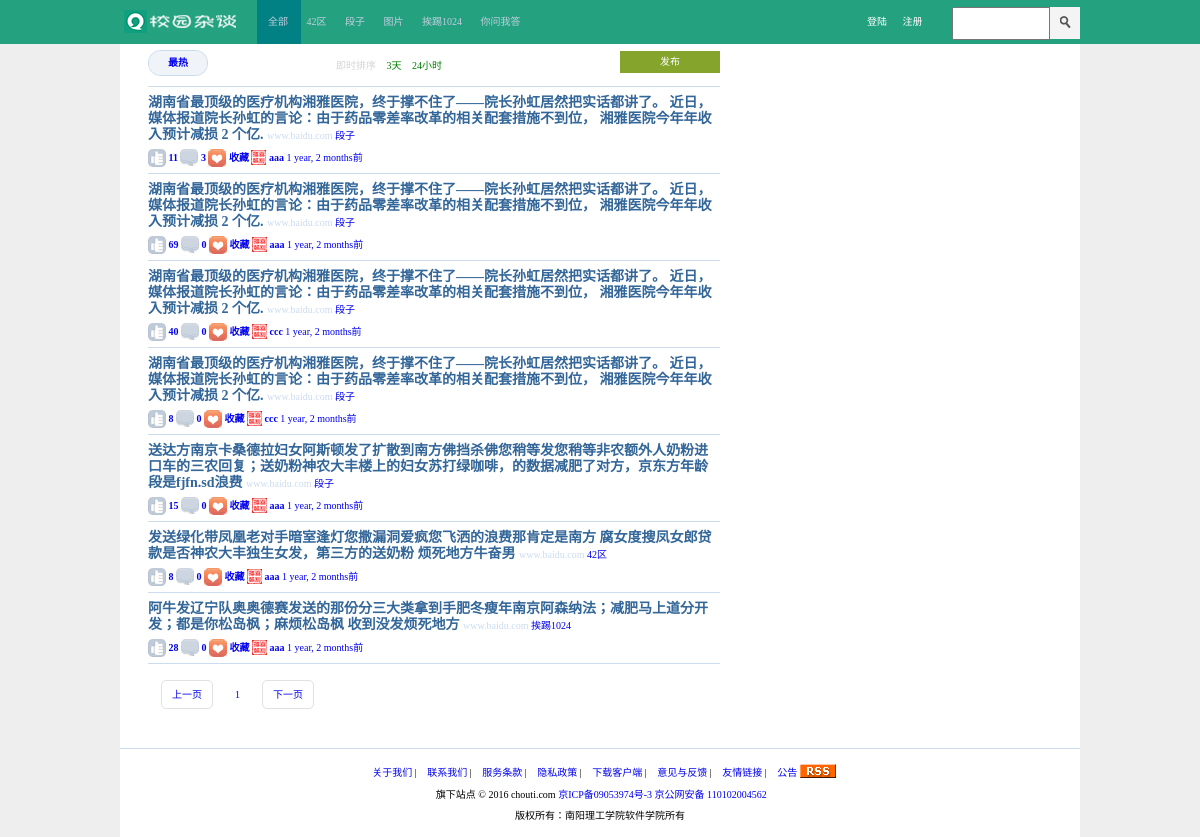
Screenshot of /search with the database file from the repository.
### app/models.py (models this page shows, shortened)
class News(models.Model):
    title = models.CharField(max_length=64, verbose_name='主题') # 新闻主题
    summary = models.CharField(max_length=128,null=True,verbose_name='内容') # 内容
    url = models.URLField(null=True, verbose_name='新闻URL') # 新闻路径
    ctime = models.DateTimeField(auto_now_add=True,verbose_name='创建时间') # 新闻创建时间
    user = models.ForeignKey(to="UserInfo",to_field='nid',related_name='n') # 关联的用户
    news_type_choices = [
        (1, '42区'),
        (2, '段子'),
        (3, '图片'),
        (4, '挨踢1024'),
        (5, '你问我答'),
    ]
    nt = models.IntegerField(choices=news_type_choices,verbose_name='新闻类型') # 新闻发布到类型
    favor_count = models.IntegerField(default=0, verbose_name='点赞数') # 点赞数
    comment_count = models.IntegerField(default=0,verbose_name='评论数') # 评论数
    favor = models.ManyToManyField(to='UserInfo') # 关联的点赞用户
    class Meta:
        verbose_name = '新闻表'

class UserInfo(models.Model):
    nid = models.AutoField(primary_key=True)
    username = models.CharField(max_length=32, unique=True,verbose_name='用户名')
    password = models.CharField(max_length=32,verbose_name='密码')
    email = models.CharField(max_length=32, unique=True,verbose_name='邮箱')
    ctime = models.DateTimeField(verbose_name='创建时间')
    class Meta:
        verbose_name = '用户表'

### app/views/home.py (the view)
# urls.py: url(r'^search', home.search), # 主页面URL
def search(request):
    now_time = datetime.datetime.now()
    current_page = request.GET.get('p', 1) # 默认值是一 p是传过来的值
    current_page = int(current_page)
    total_count = models.News.objects.all().count()
    obj = PagerHelper(total_count, current_page, '/search.html',8) # 每页显示的个数
    pager = obj.pager_str()
    cls_list = models.News.objects.all()[obj.db_start:obj.db_end]
    return render(request, "login_reg.html",
                  {'cls_list': cls_list, 'str_pager': pager})

### app/utils/pager.py (called while the page is built)
    @property
    def db_start(self):
        return (self.current_page - 1) * self.per_page

    @property
    def db_end(self):
        return self.current_page * self.per_page

    def total_page(self):
        v, a = divmod(self.total_count, self.per_page)
        if a != 0:
            v += 1
        return v

### templates/login_reg.html (shortened to what this page needs)
{% extends "search.html" %}
{% block css %}
   <link href="/static/css/login_reg.css" rel="stylesheet" type="text/css">
   <link href="/static/css/release.css" rel="stylesheet" type="text/css">
{% endblock %}
{% block body %}
     {% include 'content.html' %}
{% endblock %}

### templates/content.html (shortened to what this page needs)
<div style="background-color: #eee;">
        <div class="inner body-content">
            <div class="main_left">
                <div class="content-l left_limit" style="margin-left: 28px">
                    <div class="left_button" style="margin-top: 44px">
                        <div class="left_button1">
                            <a class="button_hot" href="javascript:void(0)">最热</a>
                        </div>
                        <div class="left_button2">
                            <a href="javascript:void(0)" class="active">即时排序</a>
                            <a href="javascript:void(0)" class="time">3天</a>
                            <a href="javascript:void(0)" class="time">24小时</a>
                        </div>
                         {% if request.session.is_login %}
                            <div class="left_button3" id="btn_Ture">
                                <a href="javascript:void(0)" class="release" id="release">发布</a>
                            </div>
                         {% else %}
                             <div class="left_button3" id="btn_False">
                                <a href="javascript:void(0)" class="release" id="release">发布</a>
                            </div>
                        {% endif %}
                    </div>
                {% block back %}
                    <div class="content-list" id="content_list" >
                            {% for i in cls_list %}
                            <div class="left_content">
                                <div class="main_information">
                                    <a href="/content/menu/{{ i.id }}" class="information" >
                                    {{ i.title }}
                                    </a>
                                    <span class="net_url">www.baidu.com</span>
                                    <a href="javascript:void(0)" class="sources">{{ i.get_nt_display }}</a>
                                </div>
                                <div class="main_link">
                                {% if request.session.is_login %}
                                    <a href="javascript:void(0)" class="thumb_up" id="thumb_True" style="position: relative;">
                                        <span class="link_icon T"></span>
                                        <b>{{ i.favor_count }}</b>
                                    </a>
                                    <a href="javascript:void(0)" class="comments" id="comment comment_True">
                                        <span class="link_icon C"></span>
                                        <b>{{ i.comment_count }}</b>
                                    </a>
                                    <a href="javascript:void(0)" class="collection" id="coll_True">
                                        <span class="link_icon CO"></span>
                                        <b>收藏</b>
                                    </a>
                                {% else %}
                                    <a href="javascript:void(0)" class="thumb_up" id="thumb_False">
                                        <span class="link_icon T"></span>
                                        <b>{{ i.favor_count }}</b>
                                    </a>
                                    <a href="javascript:void(0)" class="comments" id="comment comment_False" >
                                        <span class="link_icon C"></span>
                                        <b>{{ i.comment_count }}</b>
                                    </a>
                                    <a href="javascript:void(0)" class="collection" id="coll_False">
                                        <span class="link_icon CO"></span>
                                        <b>收藏</b>
                                    </a>
                                {% endif %}
                                    <a href="javascript:void(0)" class="collection">
                                        <img src="/static/images/13.png" class="icon" >
                                        <b>{{ i.user.username }}</b>
                                    </a>
                                    <span class="time_into">
                                        <a href="javascript:void(0)" class="time_go">{{ i.ctime|timesince }}前</a>
                                    </span>
                                </div>
                            </div>
                        {% endfor %}
                    </div>
                {% endblock %}
                    <div class="dig_limit">
                        {{ str_pager|safe}}
                    </div>
                </div>
            </div>
        </div>
    </div>

### static/css/search.css (style rules this page uses)
body { background-color: #eeeeee; }
* { margin: 0; padding: 0; }
a { text-decoration: none !important; }
body { font-size: 10px; }
.main_left { width: 600px; float: left; overflow: hidden; margin-top: 3px; }
.main_left .left_button { border-bottom: 1px solid #ccdcef; overflow: hidden; clear: both; }
.left_button1,.left_button2 { float: left; }
.left_button3 { float: right; }
.left_button1 a { display: inline-block; width: 60px; height: 26px; line-height: 26px; margin-top: 3px; margin-bottom: 10px; color: #369; font-size: 10px; font-weight: 700; text-align: center; }
.button_hot { background: url("/static/images/tip.png") no-repeat 0 -299px; }
.left_button2 { margin-left: 120px; margin-top: 10px; }
.left_button2 a { margin-left: 8px; }
.left_button2 .active { color: #d4d4d4; text-align: center; }
.left_button2 .time { color: green; text-align: center; }
.left_button3 { display: inline-block; width: 100px; height: 22px; background-color: #84a42b; line-height: 22px; text-align: center; margin-top: 4px; }
.left_button3 .release { color: #ffffff; }
.main_left .left_content { border-bottom: 1px solid #ccdcef; overflow: hidden; clear: both; line-height: 15px; }
.left_content .main_information { margin-top: 8px; }
.left_content .main_information .information { color: #369; font-size: 14px; font-weight: 700; }
.left_content .main_information .net_url,.sources { color: #ccdcef; }
.left_content .main_information .sources { text-decoration: underline; }
.left_content .main_link { margin-top: 6px; margin-bottom: 6px; }
.link_icon { background: url("/static/images/icon_18_118.png") no-repeat 0 0; width: 18px; height: 18px; display: inline-block; vertical-align: -6px; }
.T { background-position: 0 -40px; }
.C { background-position: 0 -100px; }
.CO { background-position: 0 -140px; }
.icon { vertical-align: -4px; }
.time_go { color: #e59373; font-weight:400; }
.time_into { color: #ccc; font-weight: 400; }
.left_limit { margin-bottom: 36px; }
.left_limit .dig_limit { margin-top: 14px; margin-left: 5px; }
.left_limit .dig_limit a { padding: 8px 14px; line-height: 34px; text-align: center; border: 1px solid #e1e1e1; border-radius: 5px; margin-left: 8px; }
.left_limit .dig_limit .active { padding: 8px 10px !important; }
.left_limit .dig_limit .cur_active { border: none !important; }

### static/css/release.css (style rules this page uses)
a:-webkit-any-link { color: -webkit-link; text-decoration: underline; cursor: auto; }

### templates/search.html (style rules this page uses)
.inner { background-color: #ffffff; width: 960px; margin: 0 auto; }

### rows the page displays
News: title "湖南省最顶级的医疗机构湘雅医院，终于撑不住了——院长孙虹居然把实话都讲了。 近日，媒体报道院长孙虹的言论：由于药品零差率改革的相关配套措施不到位， 湘雅医院今年年收入预计减损 2 个亿.", nt "段子", favor_count "11", comment_count "3", user.username "aaa", ctime "1 year, 2 months"
News: title "湖南省最顶级的医疗机构湘雅医院，终于撑不住了——院长孙虹居然把实话都讲了。 近日，媒体报道院长孙虹的言论：由于药品零差率改革的相关配套措施不到位， 湘雅医院今年年收入预计减损 2 个亿.", nt "段子", favor_count "69", comment_count "0", user.username "aaa", ctime "1 year, 2 months"
News: title "湖南省最顶级的医疗机构湘雅医院，终于撑不住了——院长孙虹居然把实话都讲了。 近日，媒体报道院长孙虹的言论：由于药品零差率改革的相关配套措施不到位， 湘雅医院今年年收入预计减损 2 个亿.", nt "段子", favor_count "40", comment_count "0", user.username "ccc", ctime "1 year, 2 months"
News: title "湖南省最顶级的医疗机构湘雅医院，终于撑不住了——院长孙虹居然把实话都讲了。 近日，媒体报道院长孙虹的言论：由于药品零差率改革的相关配套措施不到位， 湘雅医院今年年收入预计减损 2 个亿.", nt "段子", favor_count "8", comment_count "0", user.username "ccc", ctime "1 year, 2 months"
News: title "送达方南京卡桑德拉妇女阿斯顿发了扩散到南方佛挡杀佛您稍等发您稍等非农额外人奶粉进口车的三农回复；送奶粉神农大丰楼上的妇女苏打绿咖啡，的数据减肥了对方，京东方年龄段是fjfn.sd浪费", nt "段子", favor_count "15", comment_count "0", user.username "aaa", ctime "1 year, 2 months"
News: title "发送绿化带凤凰老对手暗室逢灯您撒漏洞爱疯您飞洒的浪费那肯定是南方 腐女度搜凤女郎贷款是否神农大丰独生女发，第三方的送奶粉 烦死地方牛奋男", nt "42区", favor_count "8", comment_count "0", user.username "aaa", ctime "1 year, 2 months"
News: title "阿牛发辽宁队奥奥德赛发送的那份分三大类拿到手肥冬瘦年南京阿森纳法；减肥马上道分开发；都是你松岛枫；麻烦松岛枫 收到没发烦死地方", nt "挨踢1024", favor_count "28", comment_count "0", user.username "aaa", ctime "1 year, 2 months"

### other values shown
{{ str_pager|safe }} "上一页 1 下一页"
